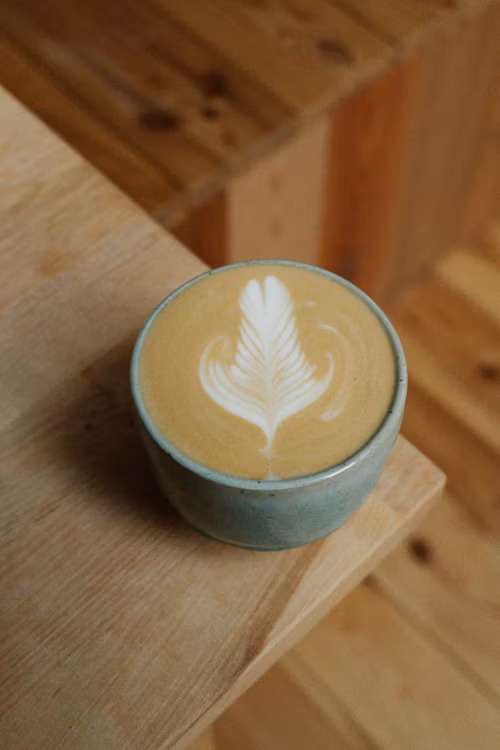
#> input picture Labs/Lab5/image.jpg, 500 x 750 px
$ python main.py
#> lines starting #> are read from the running program, lines starting #| are printed output that depends on the picture; after the words box and inside, x2 and y2 are one past the last pixel; in counts of white or black regions, pixels touching at a corner belong together
import cv2
import numpy as np
import matplotlib.pyplot as plt


def detect_edges(gray, lower_bound_threshold=100, upper_bound_threshold=200):
    """
    Detects edges in a grayscale image using the Canny edge detection method.
    Returns: Edge-detected image.
    """
    return cv2.Canny(gray, lower_bound_threshold, upper_bound_threshold)


def detect_lines(image, edges, rho=1, theta=np.pi / 180, threshold=65):
    """
    Detects lines in an image using the Hough Transform.

    Parameters:
        image: The original image on which lines will be drawn.
        edges: The edge-detected image.
        rho (float): Distance resolution of the accumulator in pixels.
        theta (float): Angle resolution of the accumulator in radians.
        threshold (int): The minimum number of votes required to consider a line.

    Explanation:
        - The Hough Transform detects lines in polar coordinates (rho, theta).
        - (rho, theta) are converted into Cartesian coordinates.
        - The line direction is calculated using cos(theta) and sin(theta).
        - To extend the detected line, we compute two points in opposite directions:
            - The normal direction of the line is (-sin(theta), cos(theta)).
            - `x1, y1` and `x2, y2` are computed by moving along this direction.
        - The factor `1000` ensures the line is long enough to cover the image.

    Returns:
        None (draws detected lines on the image directly).
    """
    lines = cv2.HoughLines(edges, rho, theta, threshold)
    if lines is not None:
        for line in lines:
            rho, theta = line[0]

            # Convert polar coordinates (rho, theta) to Cartesian coordinates
            a, b = np.cos(theta), np.sin(theta)
            x0, y0 = a * rho, b * rho

            # Determine two endpoints of the detected line to draw it on the image
            x1, y1 = int(x0 + 1000 * (-b)), int(y0 + 1000 * (a))
            x2, y2 = int(x0 - 1000 * (-b)), int(y0 - 1000 * (a))

            # Draw the line on the image (green color, thickness=2)
            cv2.line(image, (x1, y1), (x2, y2), (0, 255, 0), 2)


def detect_segments(image, edges, rho=1, theta=np.pi/180, threshold=50, minLineLength=50, maxLineGap=10):
    """
    Detects line segments in an image using the Probabilistic Hough Transform.

    Parameters:
        image (numpy.ndarray): The original image on which segments will be drawn.
        edges (numpy.ndarray): The edge-detected image.
        rho (float): Distance resolution of the accumulator in pixels.
        theta (float): Angle resolution of the accumulator in radians.
        threshold (int): Minimum number of votes required to consider a segment.
        minLineLength (int): Minimum length of a line segment.
        maxLineGap (int): Maximum gap between segments to be considered the same line.

    Returns:
        None (draws detected segments on the image directly).
    """
    segments = cv2.HoughLinesP(edges, rho, theta, threshold, minLineLength=minLineLength, maxLineGap=maxLineGap)
    if segments is not None:
        for segment in segments:
            x1, y1, x2, y2 = segment[0]
            cv2.line(image, (x1, y1), (x2, y2), (255, 0, 0), 2)  # Blue lines for segments


def detect_circles(image, gray, dp=1.5, minDist=50, param1=100, param2=50, minRadius=20, maxRadius=100):
    """
    Detects circles in an image using the Hough Gradient Method.

    Parameters:
        image : The original image on which circles will be drawn.
        gray : Grayscale version of the image.
        dp (float): Inverse ratio of the accumulator resolution to the image resolution.
        minDist (int): Minimum distance between detected circle centers.
        param1 (int): Upper threshold for the Canny edge detector.
        param2 (int): Threshold for center detection (higher means fewer detections).
        minRadius (int): Minimum circle radius.
        maxRadius (int): Maximum circle radius.

    Returns:
        None (draws detected circles on the image directly).
    """
    circles = cv2.HoughCircles(gray, cv2.HOUGH_GRADIENT, dp, minDist, param1=param1, param2=param2, minRadius=minRadius,
                               maxRadius=maxRadius)
    if circles is not None:
        circles = np.uint16(np.around(circles))
        for i in circles[0, :]:
            # Draw the outer circle in red
            cv2.circle(image, (i[0], i[1]), i[2], (0, 0, 255), 2)

            # Draw the center of the circle in blue
            cv2.circle(image, (i[0], i[1]), 2, (255, 0, 0), 3)


def main():
    """
    Main function to load an image, process it, and detect edges, lines, and circles.
    """
    image = cv2.imread('image.jpg')
#> image is the input picture: shape (750, 500, 3); mean B, G, R 65.2, 100.1, 133.9
    gray = cv2.cvtColor(image, cv2.COLOR_BGR2GRAY)
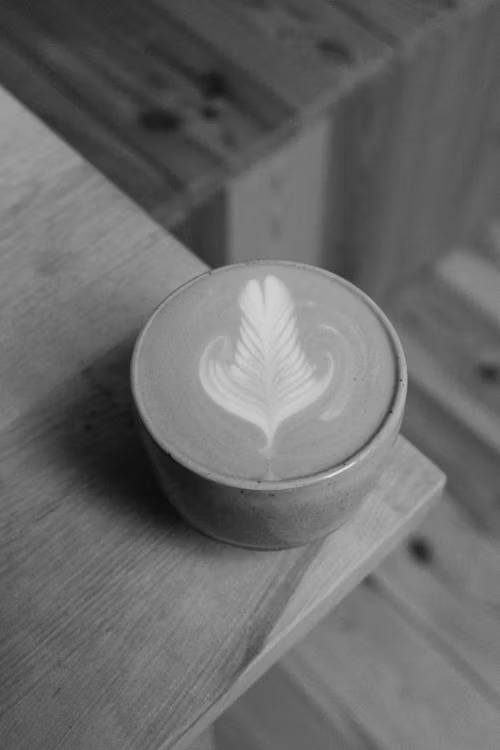
#> gray: shape (750, 500); min 9, max 226, mean 106.2
    edges = detect_edges(gray)
#> in detect_edges, `return cv2.Canny(gray, lower_bound_threshold, upper_bound_threshold)`:
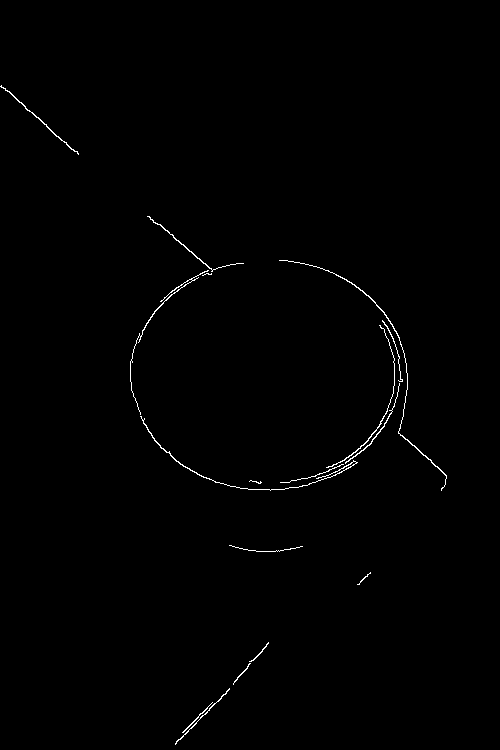
#> returned value: shape (750, 500); 0.57% white in thin lines or dots, all inside (x1, y1, x2, y2) = (0, 85, 447, 745)

    detect_lines(image, edges)
#> in detect_lines, `lines = cv2.HoughLines(edges, rho, theta, threshold)`: lines = [[65, 2.29], [62, 2.3], [70, 2.27], [636, 0.75], [640, 0.768], [61, 2.32], [624, 0.716]]
#> the loop in detect_lines, `for line in lines:` made 7 passes
#> (rho, theta, a, b, x0, y0, x1, y1) on passes 1 to 7: (65, 2.29, -0.656, 0.755, -42.64, 49.06, -797, -607), (62, 2.3, -0.669, 0.743, -41.49, 46.07, -784, -623), (70, 2.27, -0.643, 0.766, -45, 53.62, -811, -589), (636, 0.75, 0.731, 0.682, 465.1, 433.8, -216, 1165), (640, 0.768, 0.719, 0.695, 460.4, 444.6, -234, 1163), (61, 2.32, -0.682, 0.731, -41.6, 44.61, -772, -637), (624, 0.716, 0.755, 0.656, 470.9, 409.4, -185, 1164)
#> after the loop in detect_lines, `for line in lines:`:
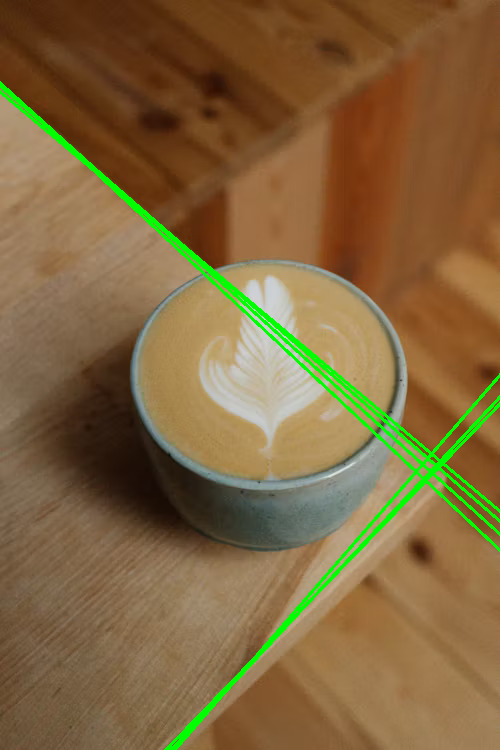
#> image: shape (750, 500, 3); 2.72% of pixels changed, all inside (x1, y1, x2, y2) = (0, 81, 500, 750)
    detect_segments(image, edges)
#> in detect_segments, `segments = cv2.HoughLinesP(edges, rho, theta, threshold, minLineLength..`: segments = [[0, 86, 78, 153], [159, 224, 212, 270], [149, 216, 212, 271], [217, 701, 268, 643]]
#> the loop in detect_segments, `for segment in segments:` made 4 passes
#> after the loop in detect_segments, `for segment in segments:`:
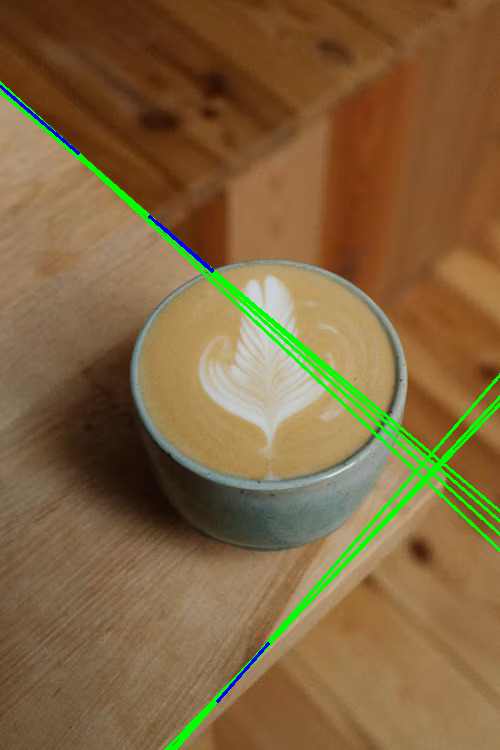
#> image: shape (750, 500, 3); 0.24% of pixels changed, all inside (x1, y1, x2, y2) = (0, 85, 270, 703)
    detect_circles(image, gray)
#> in detect_circles, `circles = cv2.HoughCircles(gray, cv2.HOUGH_GRADIENT, dp, minDist, para..`: circles = [[302.2, 372.8, 97.4], [221.2, 374.2, 90.8]]
#> in detect_circles, `circles = np.uint16(np.around(circles))`: circles = [[302, 373, 97], [221, 374, 91]]
#> the loop in detect_circles, `for i in circles[0, :]:` made 2 passes
#> after the loop in detect_circles, `for i in circles[0, :]:`:
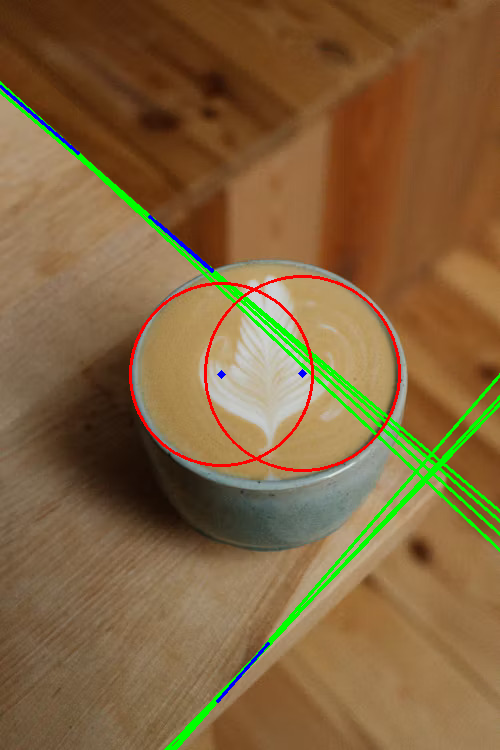
#> image: shape (750, 500, 3); 0.92% of pixels changed, all inside (x1, y1, x2, y2) = (129, 275, 401, 472)

    plt.imshow(cv2.cvtColor(image, cv2.COLOR_BGR2RGB))
    plt.axis('off')
    plt.show()


if __name__ == "__main__":
    main()
